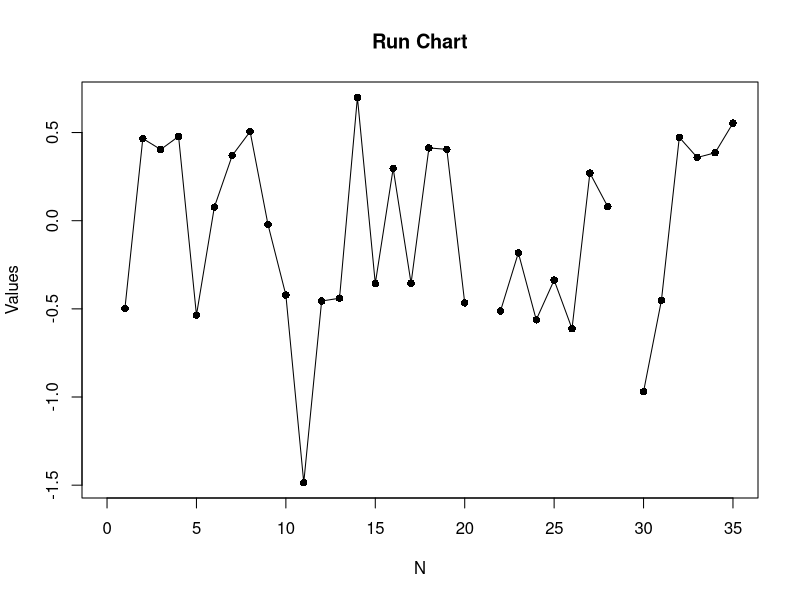

R code for this plot:
## Generate a random sample of 100 numbers from a normal distribution
## with mean 10 and standard deviation of 2
# Given information (but calculate yourself
# from https://openmv.net/info/rubber-colour)
# The random numbers are the same, and they would continue to be the same no matter how far out in the sequence we went.
# Tip. Use the set.seed function when running simulations to ensure all results, figures, etc are reproducible.
#

BinMean <- function (n, every, na.rm = FALSE) {
  #set.seed(n) 
  dist <- rnorm(n)
  x <- .colMeans(dist, every, n %/% every, na.rm)
  r <- n %% every
  if (r) x <- c(x, mean.default(dist[(n - r + 1):n], na.rm = na.rm))
  x
  }

# Number of points
j <- 103
# Number of measurements per subgroup
N.sub = 5

xbar <- BinMean(j, every = j%%N.sub)


#BinMean(a, every = 10)
# Average of the 20 standard deviations
# of the 20 subgroups
S = sd(xbar)

# xdb = x double bar = overall mean =
#       mean of the means
xdb = mean(xbar)

num.an = sqrt(2) * gamma(N.sub/2)
den.an = sqrt(N.sub-1) * gamma((N.sub-1)/2)
an = num.an / den.an

LCL = xdb - (3 * S/(an * sqrt(N.sub)))
UCL = xdb + (3 * S/(an * sqrt(N.sub)))
paste0('Control limits: [', round(LCL, 2),
       '; ', round(UCL,2), ']')

paste0('Number > UCL: ', sum(xbar > UCL))
paste0('Number < LCL: ', sum(xbar < LCL))

# Exclude the one subgroup above the UCL.
# Do this by setting it to 'NA' (missing)
xbar[xbar > UCL] = NA

# Calculate the mean, removing missing
# values (ignore it).
xdb = mean(xbar, na.rm=TRUE)

# 'S' will change also. If you download the
# raw data (link above), you can prove
# that the new 'S' will be:


# The 'an' and 'N.sub' will not change.

LCL = xdb - (3 * S/(an * sqrt(N.sub)))
UCL = xdb + (3 * S/(an * sqrt(N.sub)))
paste0('Control limits: [', round(LCL, 0),
       '; ', round(UCL,0), ']')

plot(x = 1,
     type = "n",
     xlim = c(0, length(xbar)), 
     ylim = c(min(xbar, na.rm = TRUE), max(xbar, na.rm = TRUE)),
     pch = 16,
     xlab = "N", 
     ylab = "Values",
     main = "Run Chart")

points(x= 1:length(xbar), y = xbar, pch=16, col=ifelse(xbar>230, "red", "black"))
lines(x = 1:length(xbar) , y = xbar, type = "l")
